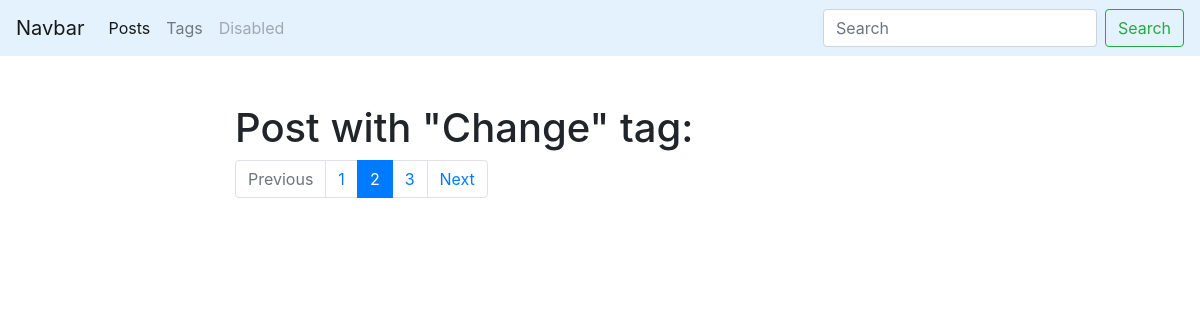
/blog/tag/Change/, run on an earlier commit of the app's database.
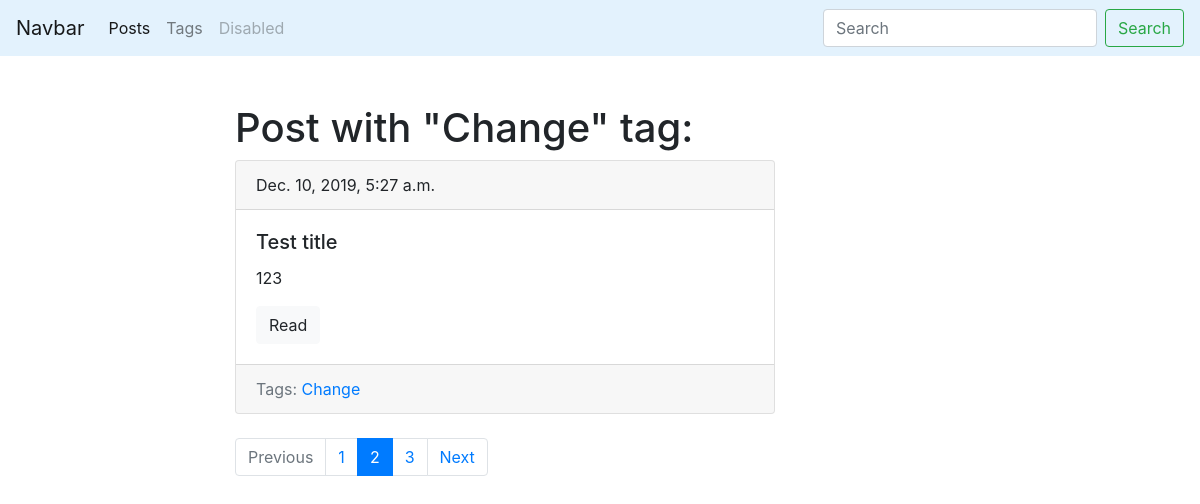
And on a later commit of the database.
### blog/models.py (models this page shows, shortened)
class Tag(models.Model):
    title = models.CharField(max_length=50)
    slug = models.SlugField(max_length=50, unique=True)
    def get_absolute_url(self):
        return reverse('tag_detail_url', kwargs={'slug': self.slug})
    class Meta:
        ordering = ['title']

class Post(models.Model):
    title = models.CharField(max_length=150, db_index=True)
    slug = models.SlugField(max_length=150, blank=True, unique=True)
    body = models.TextField(blank=True, db_index=True)
    tags = models.ManyToManyField('Tag', blank=True, related_name='posts')
    date_pub = models.DateTimeField(auto_now_add=True)
    def get_absolute_url(self):
        return reverse('post_detail_url', kwargs={'slug': self.slug})
    class Meta:
        ordering = ['-date_pub']

### blog/views.py (the view)
# urls.py: path('tag/<str:slug>/', TagDetail.as_view(), name='tag_detail_url'),
class TagDetail(ObjectDetailMixin, View):
    model = Tag
    template = 'blog/tag_detail.html'

### blog/utils.py (called while the page is built)
    def get(self, request, slug):
        obj = get_object_or_404(self.model, slug__iexact=slug)
        return render(request, self.template, context={self.model.__name__.lower(): obj, 'admin_object': obj, 'detail': True})

### blog/templates/blog/tag_detail.html (shortened to what this page needs)
{% extends 'blog/base_blog.html' %}
{% block content %}
    <h1 class="mt-5">Post with "{{ tag.title|title }}" tag:</h1>
    {% for post in tag.posts.all %}
        {% include 'blog/includes/post_card_templates.html' %}
    {% endfor %}
{% endblock %}

### blog/templates/blog/includes/post_card_templates.html
<div class="card mb-4">
    <div class="card-header">
        {{ post.date_pub }}
    </div>
    <div class="card-body">
        <h5 class="card-title">{{ post.title }}</h5>
        <p class="card-text">{{ post.body|truncatewords:15 }}</p>
        <a href="{{ post.get_absolute_url }}" class="btn btn-light">Read</a>
    </div>
    <div class="card-footer text-muted">
        Tags:
        {% for tag in post.tags.all %}
            <a href="{{ tag.get_absolute_url }}">{{ tag.title }}</a>
        {% endfor %}
    </div>
</div>

What changed in the data, as far as the page shows it:
added Post: date_pub "Dec. 10, 2019, 5:27 a.m.", title "Test title", body "123", Tag (title "Change")
